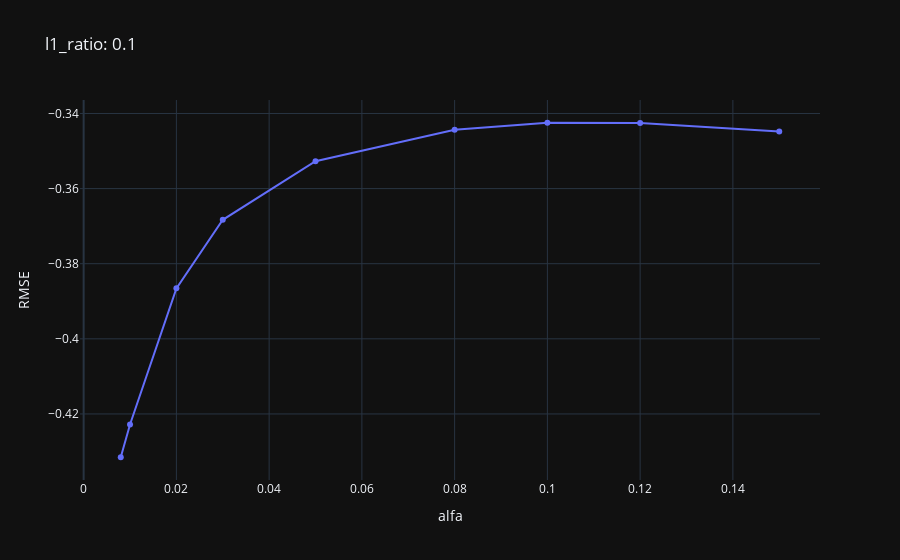
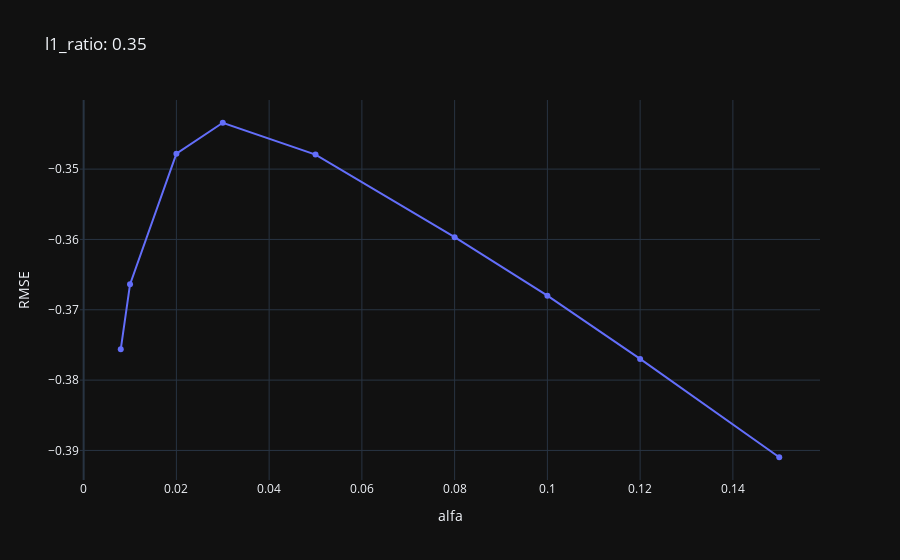
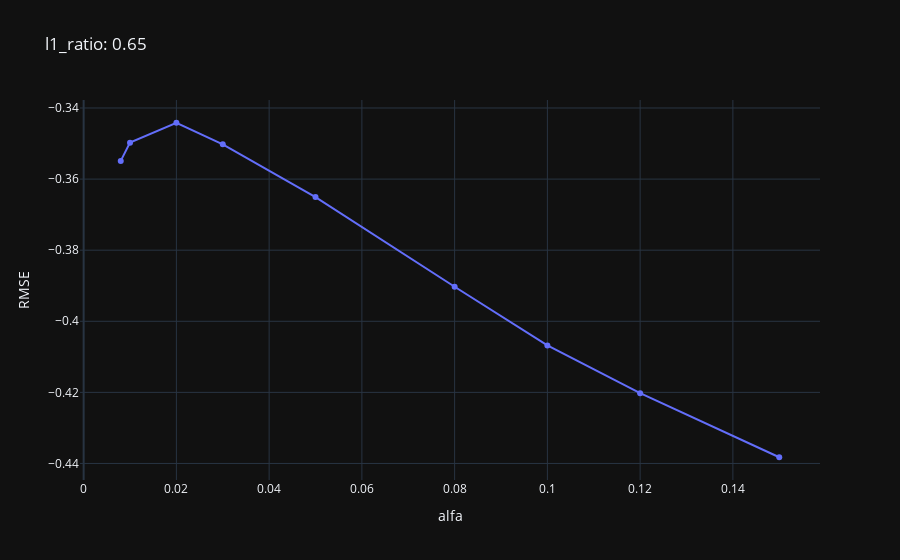

Notebook code cell kept with these figures, in order:
### Markdown cell above
Pomimo dokładnego sprawdzenia okolic $\alpha = 0.1$, najlepszy model z poprzedniej siatki wciąż wydaje się być poprawnym wyborem. Zobaczmy to na wykresach:

### Code cell
res = pd.DataFrame(grid_net_2.cv_results_)
for l1 in [0.1, 0.35, 0.65, 0.9, 1.0]:
  px.scatter(x=res[res['param_l1_ratio'] == l1]['param_alpha'], y=res[res['param_l1_ratio'] == l1]['mean_test_score'], title=("l1_ratio: " + str(l1)), labels={"y": "RMSE", "x": "alfa"}).update_traces(mode="lines+markers").show()

### Figure 1 — Plotly figure (JSON) as saved in the notebook; plotly's stock layout.template omitted (floating-point values rounded to 4 significant figures)
{"data": [{"hovertemplate": "alfa=%{x}<br>RMSE=%{y}<extra></extra>", "legendgroup": "", "marker": {"color": "#636efa", "symbol": "circle"}, "mode": "lines+markers", "name": "", "orientation": "v", "showlegend": false, "x": [0.008, 0.01, 0.02, 0.03, 0.05, 0.08, 0.1, 0.12, 0.15], "xaxis": "x", "y": [-0.4315, -0.4228, -0.3866, -0.3683, -0.3527, -0.3443, -0.3425, -0.3425, -0.3448], "yaxis": "y", "type": "scatter"}], "layout": {"xaxis": {"anchor": "y", "domain": [0.0, 1.0], "title": {"text": "alfa"}}, "yaxis": {"anchor": "x", "domain": [0.0, 1.0], "title": {"text": "RMSE"}}, "legend": {"tracegroupgap": 0}, "title": {"text": "l1_ratio: 0.1"}}}

### Figure 2 — Plotly figure (JSON) as saved in the notebook; plotly's stock layout.template omitted (floating-point values rounded to 4 significant figures)
{"data": [{"hovertemplate": "alfa=%{x}<br>RMSE=%{y}<extra></extra>", "legendgroup": "", "marker": {"color": "#636efa", "symbol": "circle"}, "mode": "lines+markers", "name": "", "orientation": "v", "showlegend": false, "x": [0.008, 0.01, 0.02, 0.03, 0.05, 0.08, 0.1, 0.12, 0.15], "xaxis": "x", "y": [-0.3756, -0.3664, -0.3478, -0.3434, -0.3479, -0.3597, -0.368, -0.377, -0.391], "yaxis": "y", "type": "scatter"}], "layout": {"xaxis": {"anchor": "y", "domain": [0.0, 1.0], "title": {"text": "alfa"}}, "yaxis": {"anchor": "x", "domain": [0.0, 1.0], "title": {"text": "RMSE"}}, "legend": {"tracegroupgap": 0}, "title": {"text": "l1_ratio: 0.35"}}}

### Figure 3 — Plotly figure (JSON) as saved in the notebook; plotly's stock layout.template omitted (floating-point values rounded to 4 significant figures)
{"data": [{"hovertemplate": "alfa=%{x}<br>RMSE=%{y}<extra></extra>", "legendgroup": "", "marker": {"color": "#636efa", "symbol": "circle"}, "mode": "lines+markers", "name": "", "orientation": "v", "showlegend": false, "x": [0.008, 0.01, 0.02, 0.03, 0.05, 0.08, 0.1, 0.12, 0.15], "xaxis": "x", "y": [-0.3549, -0.3497, -0.3441, -0.3502, -0.365, -0.3903, -0.4068, -0.4202, -0.4382], "yaxis": "y", "type": "scatter"}], "layout": {"xaxis": {"anchor": "y", "domain": [0.0, 1.0], "title": {"text": "alfa"}}, "yaxis": {"anchor": "x", "domain": [0.0, 1.0], "title": {"text": "RMSE"}}, "legend": {"tracegroupgap": 0}, "title": {"text": "l1_ratio: 0.65"}}}
